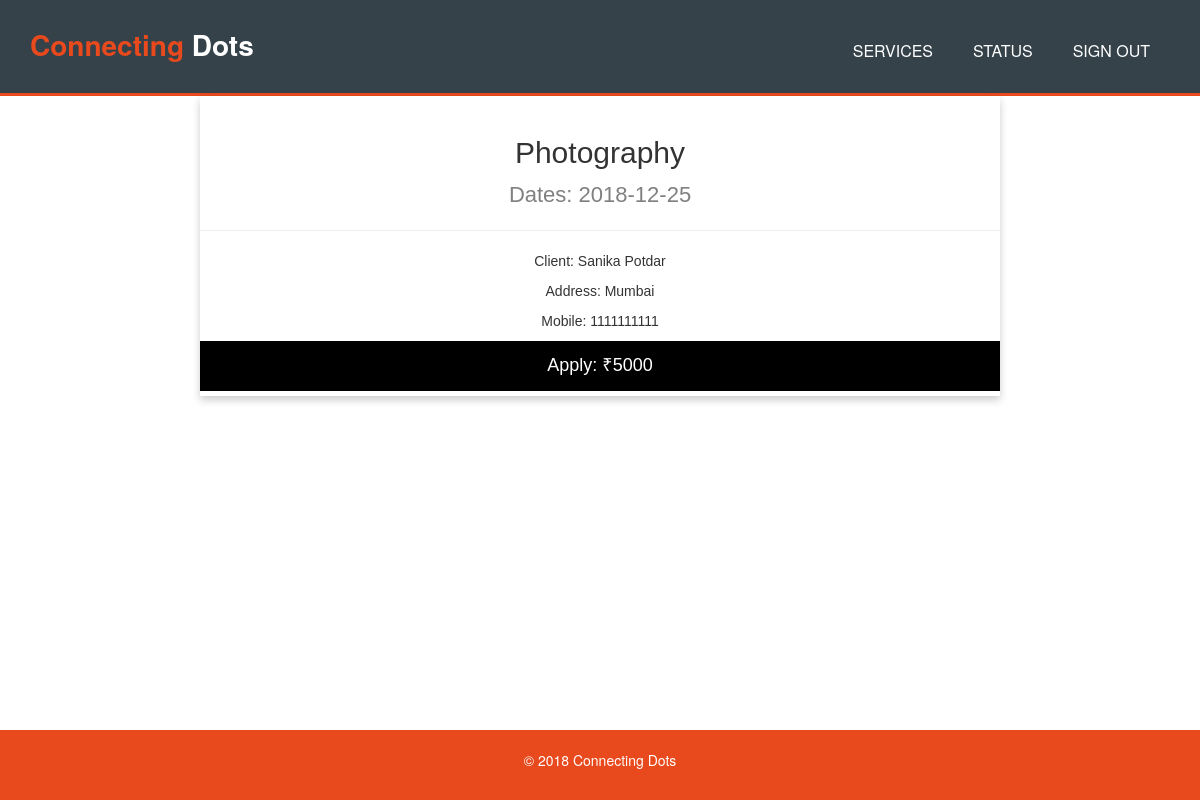
The page /description.php?id=501 on the database its author committed.
### tables this page shows
CREATE TABLE `request` (
  `req_id` int(11) UNSIGNED NOT NULL,
  `job` varchar(50) NOT NULL DEFAULT '',
  `description` text NOT NULL,
  `status` enum('NEW','ONGOING','REJECTED','HIRED','COMPLETED') NOT NULL DEFAULT 'NEW',
  `budget` float NOT NULL DEFAULT '5',
  `dates` date NOT NULL,
  `client_id` int(11) UNSIGNED DEFAULT NULL
);

CREATE TABLE `client` (
  `client_id` int(11) UNSIGNED NOT NULL,
  `first_name` varchar(50) DEFAULT NULL,
  `last_name` varchar(50) DEFAULT NULL,
  `phone_num` int(10) DEFAULT NULL,
  `email_id` varchar(100) NOT NULL,
  `address` text NOT NULL
);

### description.php (the view, shortened to what this page needs)
<?php
  include('connection.php');
    $req_id = $_GET['id'];
    $req_sql = "SELECT * FROM request WHERE req_id = $req_id";
    $req_result = $conn->query($req_sql);
    $client_sql = "SELECT client.first_name AS first_name,client.last_name AS last_name, client.address AS address, client.phone_num AS phone_num, request.req_id AS req_id FROM request INNER JOIN client ON request.client_id=client.client_id WHERE request.req_id=$req_id";
    $client_result = $conn->query($client_sql) or die($conn->error);
?>
<!DOCTYPE html>
<html>
  <head>
    <link rel="stylesheet" href="./css/style.css">
    <link rel="stylesheet" href="./css/description.css">
    <link rel="stylesheet" href="assets/bootstrap/css/bootstrap.min.css">
  </head>
  <body>
    <header>
      <div class="container">
        <div id="branding">
          <h1><span class="highlight">Connecting</span> Dots</h1>
        </div>
        <nav>
          <ul>
            <li><a href="services.php">Services</a></li>
            <li><a href="status.php">Status</a></li>
            <li><a href="index.php">Sign Out</a></li>
          </ul>
        </nav>
      </div>
    </header>
    <div class="card">
      <?php
        $req_row = $req_result->fetch_assoc();
        $client_row = $client_result->fetch_assoc();
        echo '
        <span><h2>'.$req_row["job"].'</h2></span>
        <p class="price">Dates: '.$req_row["dates"].'</p>
        <hr>
        <p class="description">Client: '.$client_row["first_name"].' '.$client_row["last_name"].'</p>
        <p class="Cast">Address: '.$client_row["address"].'</p>
        <p class="Cast">Mobile: '.$client_row["phone_num"].'</p>
        <p><button><a style="color:#ffff;" href="apply.php?req_id='.$req_row["req_id"].'">Apply: <span class="rating">₹'.$req_row["budget"].'</span></a></button</p>';
      ?>
    <br>
    </div>
    <footer>
      <p>&copy; 2018 Connecting Dots</p>
    </footer>
  </body>
</html>

### css/style.css (style rules this page uses)
body { font: 15px/1.5 Arial, Helvetica,sans-serif; padding:0; margin:0; background-color:#f4f4f4; scroll-behavior: auto; min-height: 100vh; overflow-x: hidden; }
.container { width:70%; margin:auto; overflow:hidden; padding-bottom: 30px; }
ul { margin:0; padding:0; }
header { background:#35424a; color:#ffffff; padding-top:30px; min-height:60px; border-bottom:#e8491d 3px solid; }
header a { color:#ffffff; text-decoration:none; text-transform: uppercase; font-size:16px; }
header li { float:left; display:inline; padding: 0 20px 0 20px; }
header #branding { float:left; }
header #branding h1 { margin:0; }
header nav { float:right; margin-top:10px; }
header h1 { font-size: 2em; font-weight: bold; }
header .highlight, header .current a { color:#e8491d; font-weight:bold; }
footer { position: fixed !important; bottom: 0px !important; margin-left: 0px; padding:20px; margin-bottom: 0px; color:#ffffff; background-color:#e8491d; text-align: center; width: 100vw; }

### css/description.css (style rules this page uses)
.card { box-shadow: 0 4px 8px 0 rgba(0, 0, 0, 0.2); max-width: 800px; margin: auto; text-align: center; font-family: arial; padding-top: 20px; min-height: 300px; }
.price { color: grey; font-size: 22px; }
.card button { border: none; outline: 0; padding: 12px; color: white; background-color: #000; text-align: center; cursor: pointer; width: 100%; font-size: 18px; }

### rows shown on the page
request: job "Photography", dates "2018-12-25", client.first_name "Sanika", client.last_name "Potdar", client.address "Mumbai", client.phone_num "1111111111", budget "5000"
